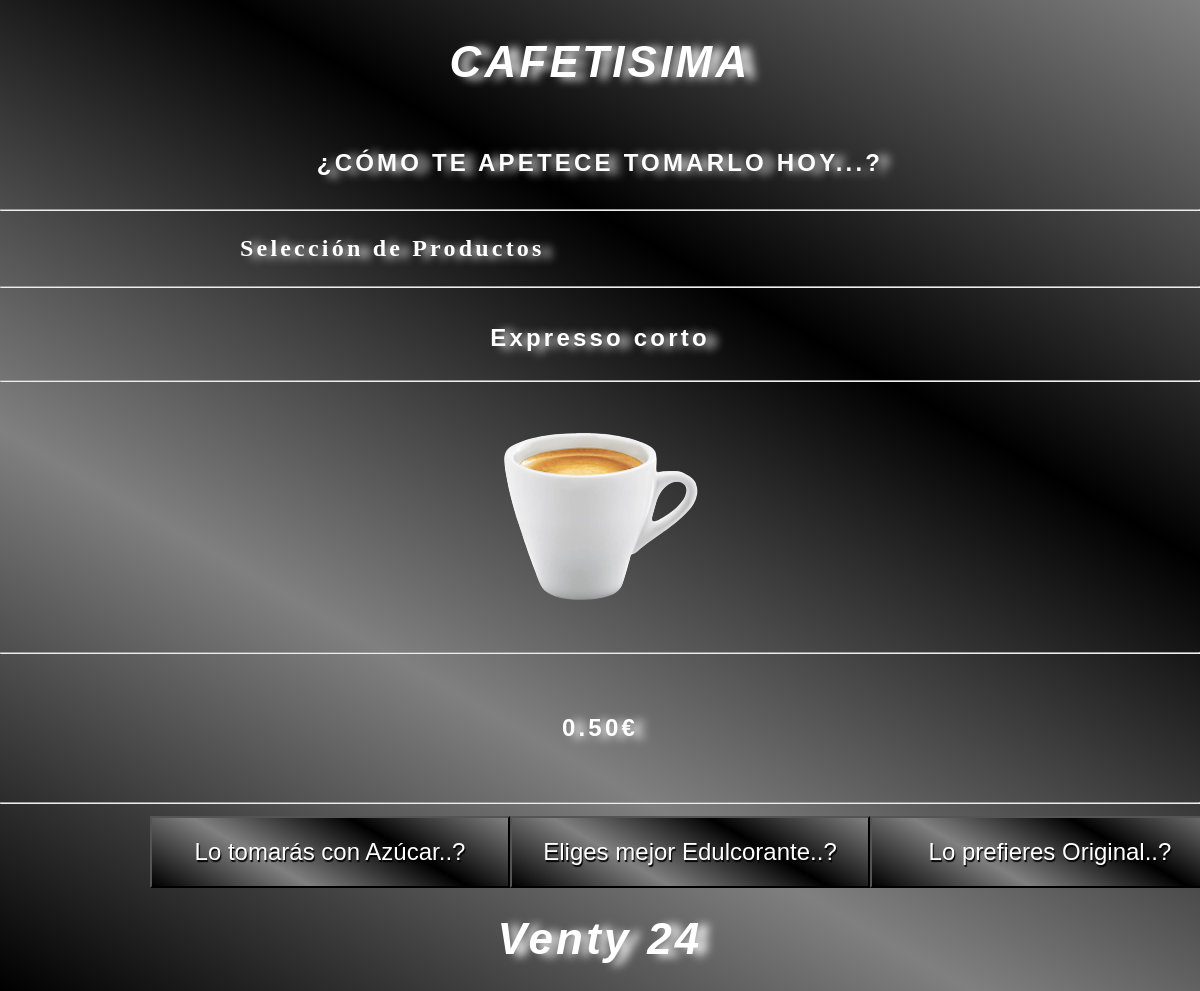
The app's page /personalizar.php?id=1 with its own data.
### tables this page shows
CREATE TABLE `pedidos` (
  `id` int(11) UNSIGNED NOT NULL,
  `nombre` varchar(30) NOT NULL,
  `precio` decimal(4,2) NOT NULL,
  `imagen` varchar(255) NOT NULL,
  `categoria` int(11) UNSIGNED NOT NULL
);

### personalizar.php (the view, shortened to what this page needs)
<?php
require_once "crud/conexion.php";
require_once "templates/headerPersonalizar.php";
?>
<?php
$consultaSQL = "SELECT * FROM pedidos WHERE id =" . $_GET["id"];
$sentencia = $conexion->query($consultaSQL);
while ($pedidos = $sentencia->fetch_object()) {
  $id = $pedidos->id;
  $nombre = $pedidos->nombre;
  $precio = $pedidos->precio;
  $imagen = $pedidos->imagen;
  echo "<h3 style='text-shadow: 10px 2px 10px white; font-weight: 600; font-size: 1.5rem;	letter-spacing: 0.2rem; color: white;'>" . $nombre . "</h3><hr>";
  echo "<div class = 'imgper'><img src ='uploads/" . $imagen . "'></div><hr>";
  echo "<h6 style='text-shadow: 10px 2px 10px white; font-weight: 600; font-size: 1.5rem;	letter-spacing: 0.2rem; color: white;'>" . $precio . "€</h6><hr>";
  echo "<div class='links' style='display:flex; flex-direction:row; justify-content:space-between; margin: 0px 150px;'>";
  echo "<a href ='ticket.php?id=$id'><input type = 'submit' class='btn btn-secondary active btn-lg' id='btnper' value = 'Lo tomarás con Azúcar..?'></a>";
  echo "<a href ='ticket.php?id=$id'><input type = 'submit' class='btn btn-secondary active btn-lg' id='btnper' value = 'Eliges mejor Edulcorante..?'></a>";
  echo "<a href ='ticket.php?id=$id'><input type = 'submit' class='btn btn-secondary active btn-lg' id='btnper' value = 'Lo prefieres Original..?'></a>";
  echo "</div>";
  echo "</div>";
}
?>
<?php require_once "templates/footer.php"; ?>

### records on screen
pedidos: nombre "Expresso corto", imagen (picture), precio "0.50"

### other values on screen
$nombre "Selección de Productos"
